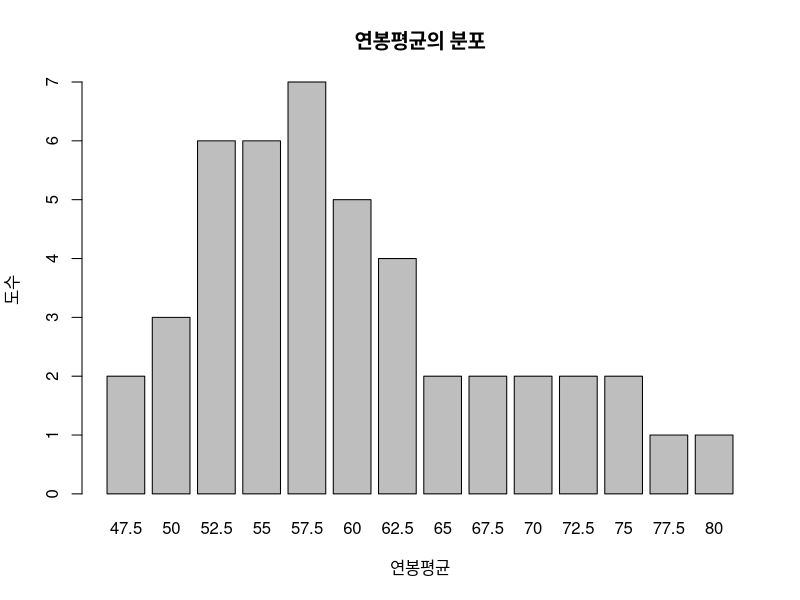
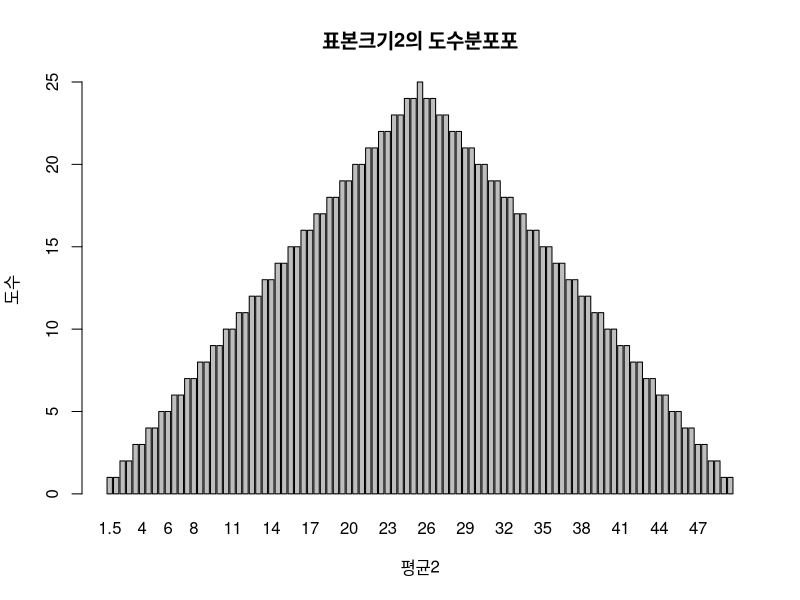
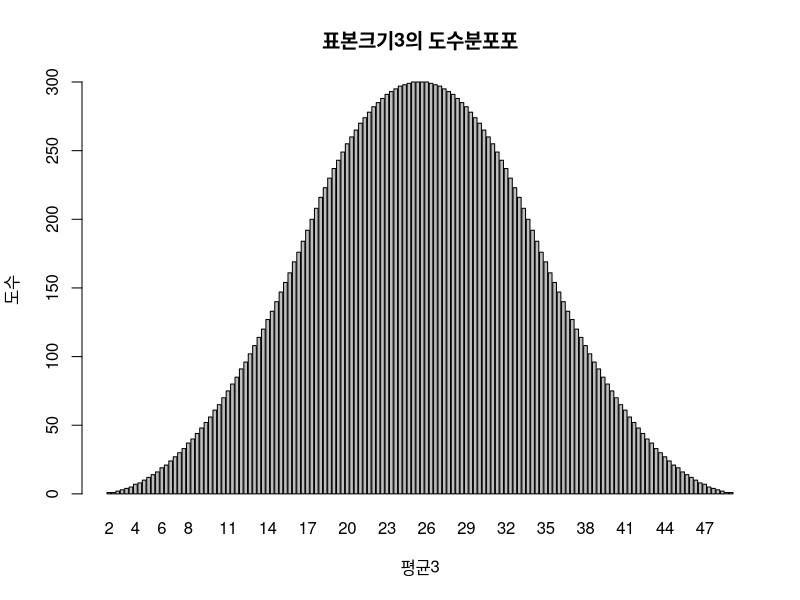
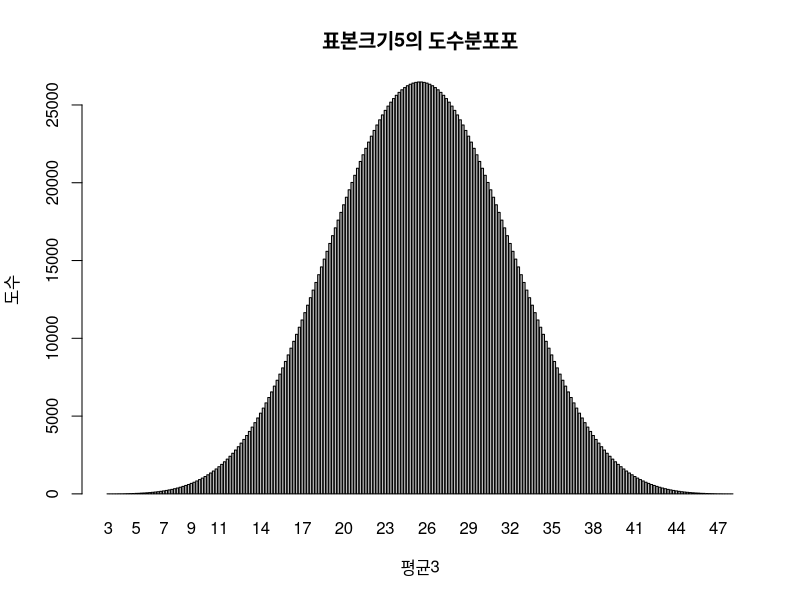

These charts were generated, in order, by the following R code:
salary=c(45,50,50,55,55,60,60,65,70,90)#연봉데이터
com2=combn(salary,2)#연봉데이터에서 데이터로 생성,com2에 저정
print(com2)

#데이터에서 크기 2인 표본추출
salary=c(45,50,50,55,55,60,60,65,70,90)#연봉데이터
com2=combn(salary,2)#연봉데이터에서 데이터로 생성,com2에 저정
print(com2)

#표보의 크기2로 추출된 데이터의 평균을 구한 뒤 막대그래프 작성
com2t=t(com2)#데이터의 전치치
z=rowMeans(com2t)#전치된 데이터의 행평균 계산
barplot(table(z),xlab="연봉평균",ylab="도수",main="연봉평균의 분포")

#표보평균의 기댓값 구하기
meanofz=mean(z)#z의 평균
print(meanofz)

#표본의 크기를 늘려 정규분표에 가까워지는지 확인하기
#sample size=2
data50=c(1:50)#데이터
com2=combn(data50,2)#데이터에서 2개씩 선택하여 데이터 생성
com2t=t(com2)#데이터의 전치
z2=rowMeans(com2t)#전치된 데이터의 행평균 계산
meanofz2=mean(z2)#기댓값을 계산하여 저장
print(meanofz2)
barplot(table(z2),xlab="평균2",ylab="도수",main="표본크기2의 도수분포포")

#sample size=3
com3=combn(data50,3)#데이터에서 3개씩 선택하여 데이터 생성
com3t=t(com3)#데이터의 전치
z3=rowMeans(com3t)#전치된 데이터의 행평균 계산
meanofz3=mean(z3)#기댓값을 계산하여 저장
print(meanofz3)
barplot(table(z3),xlab="평균3",ylab="도수",main="표본크기3의 도수분포포")

#sample size=5
com5=combn(data50,5)#데이터에서 5개씩 선택하여 데이터 생성
com5t=t(com5)#데이터의 전치
z5=rowMeans(com5t)#전치된 데이터의 행평균 계산
meanofz5=mean(z5)#기댓값을 계산하여 저장
print(meanofz5)
barplot(table(z5),xlab="평균3",ylab="도수",main="표본크기5의 도수분포포")

#표본추출방법:단순무작위추출법
sampling=c(1:100)
print(sampling)
sample(x=sampling,size=10)

#표본추출방법:층화추출법
install.packages("sampling")
library(sampling)
sam2=strata(data=iris,stratanames=c("Species"),size=c(3,3,3),method='srswor')#iris데이터 사용하여 표본추출,Species층을 기준으로
sample2=getdata(data=iris,m=sam2)#추출된데이터 저장
print(sample2)
